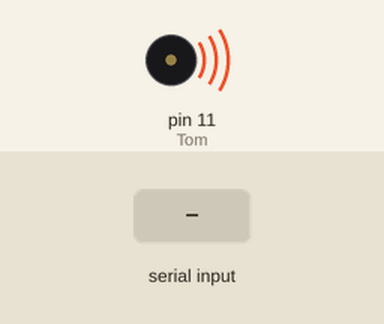
Simulated run of this sketch. Board: Arduino Uno, built with avr-gcc and run on an emulated ATmega328P. Shown: buzzer (waves = sounding). The inputs (shaded band) are chosen by the test bench. What the sketch prints to the serial monitor is not drawn.

Above: at 0.1 s.
At 1.8 s:
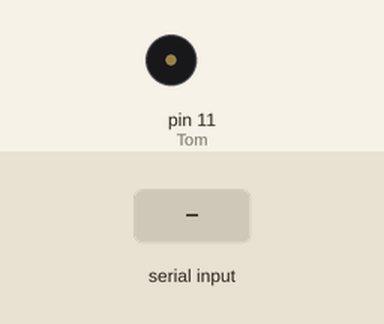
1.9 s: "1\n" received over Serial
Timing chart, 0 to 4.9 s (numbered marks = the images above; inputs shaded):
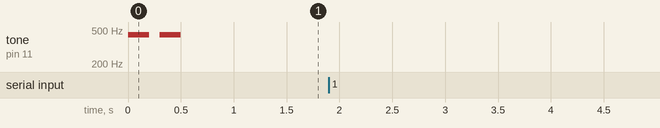

Measured:
- after the input at 1.9 s, every drawn part: stays the same

The sketch:

TECLADO_PYARDUINO.ino
```cpp
String line         = "";
bool stringComplete = false;
int Tom=11;
#define C4  262
#define D4  294
#define E4  330
#define F4  349
#define G4  392
#define A4  440
#define B4  494

void setup() {
  Serial.begin(9600);
  pinMode(Tom,OUTPUT);
  tone(Tom, A4, 200);
  delay(300);
  tone(Tom, A4, 200);
  delay(300);
}

void loop() {
  serialEvent();
  if (stringComplete){
    if (line.equals("A\n")){
       tone(Tom, A4, 1000);
       delay(1000);

    }
    else if (line.equals("B\n")){
      tone(Tom, B4, 1000);
       delay(1000);
    }
    else if (line.equals("C\n")){
      tone(Tom, C4, 1000);
       delay(1000);
    }
    else if (line.equals("D\n")){
      tone(Tom, D4, 1000);
       delay(1000);
    }
    else if (line.equals("E\n")){
      tone(Tom, E4, 1000);
       delay(1000);
    }
    else if (line.equals("F\n")){
      tone(Tom, F4, 1000);
       delay(1000);
    }
    else if (line.equals("G\n")){
      tone(Tom, G4, 1000);
       delay(1000);
    }

    stringComplete = false;
    line = "";
  }

}

void serialEvent(){
  while(Serial.available()){
    char inChar = (char)Serial.read();
    line += inChar;
    if (inChar == '\n'){
      stringComplete = true;
      Serial.print(line);
    }
  }
}
```
